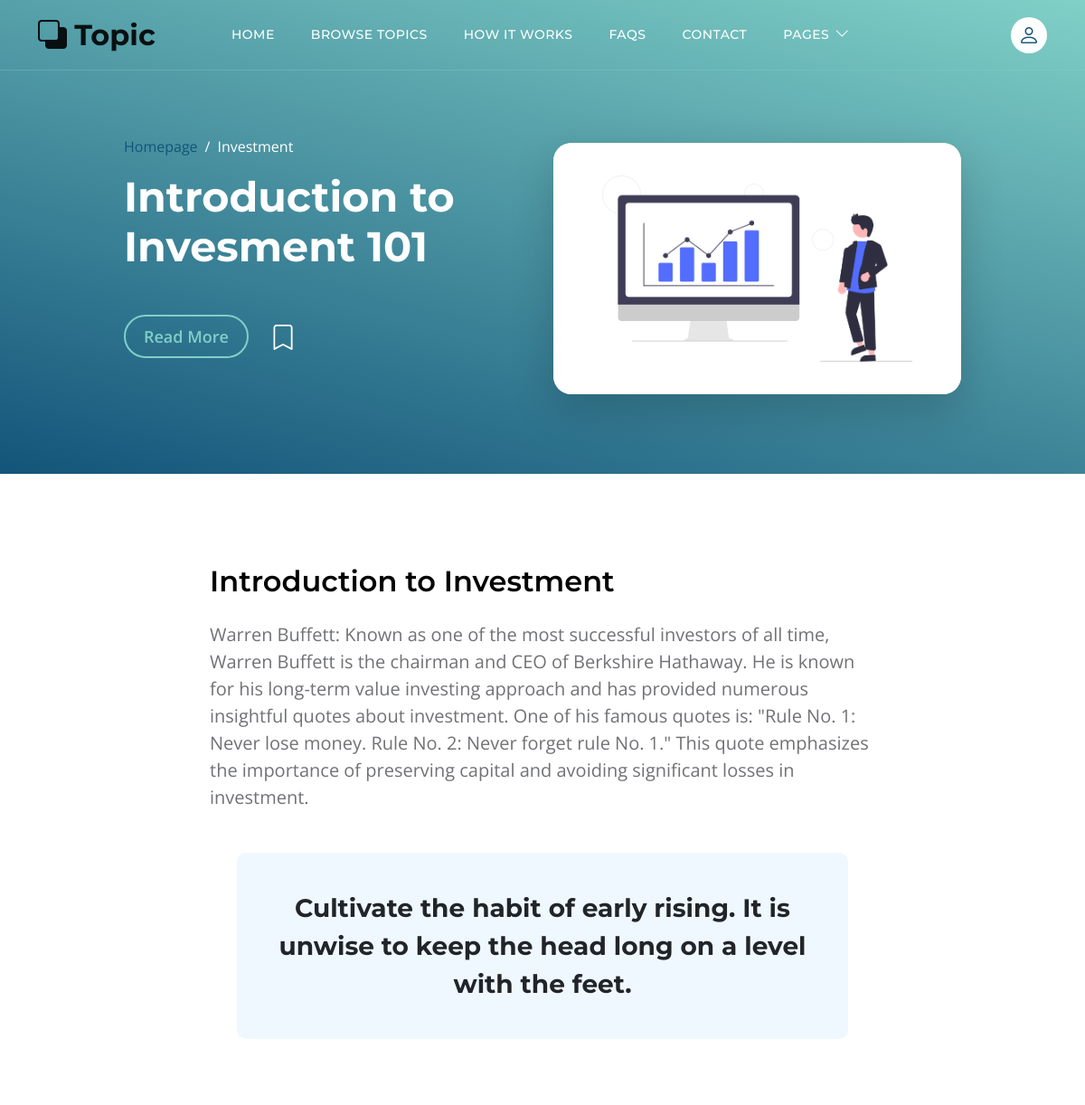
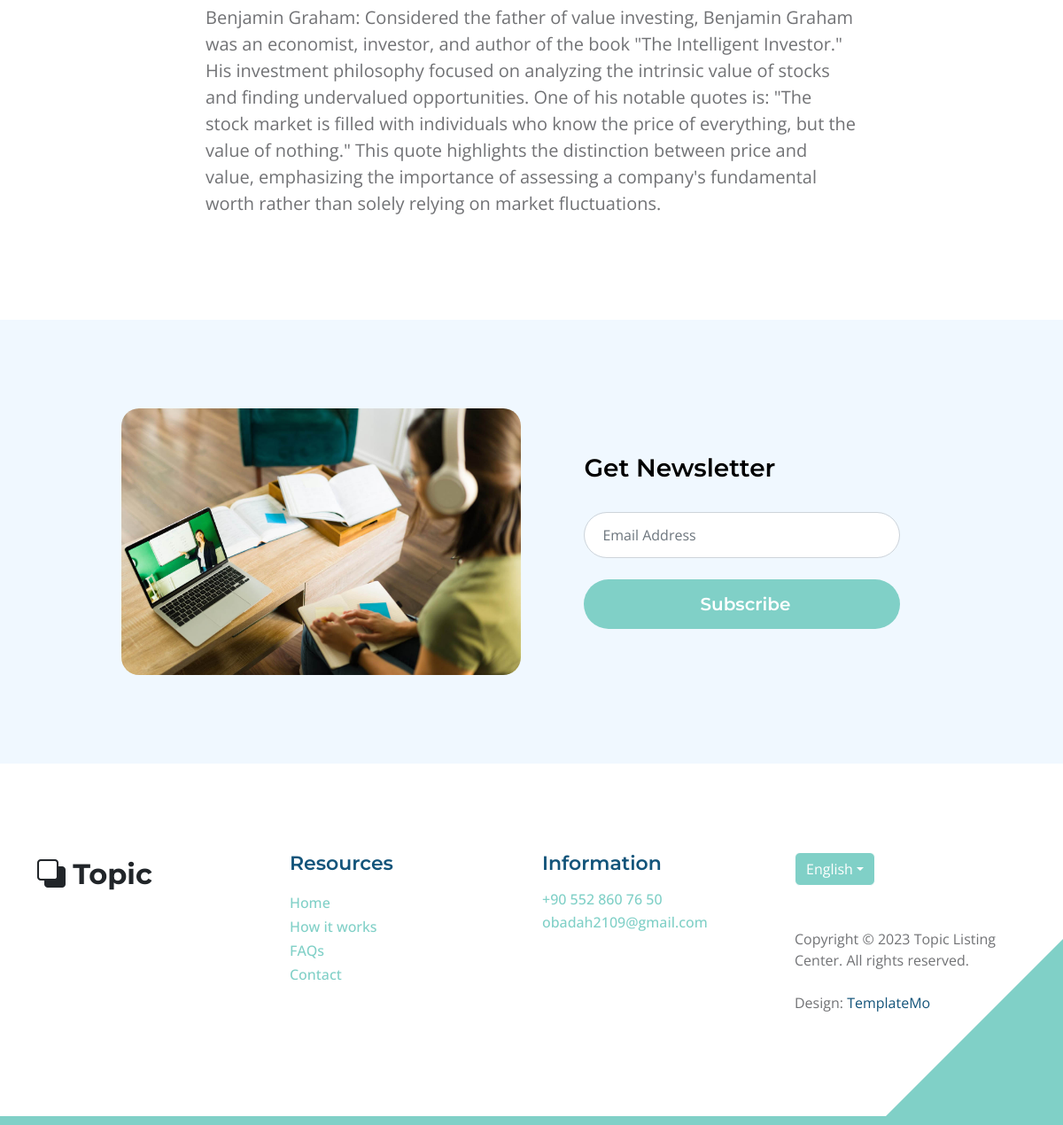
The page /topics-detail/3 on the database its author committed (2 pictures, top to bottom).
### topic/models.py (models this page shows, shortened)
class Card(models.Model):
    title = models.CharField(max_length = 250)
    subtitle = models.CharField(max_length = 250)
    number = models.PositiveSmallIntegerField()
    page = models.OneToOneField('Page', on_delete = models.CASCADE)

class Page(models.Model):
    intro = models.CharField(max_length = 250)
    title = models.CharField(max_length = 250)
    body1 = models.TextField()
    img = models.ImageField()
    img1 = models.ImageField(null = True, blank = True, )
    img2 = models.ImageField(null = True, blank = True, )
    quote = models.CharField(null = True, blank = True, max_length = 250)
    body2 = models.TextField(null = True, blank = True)
    tag = models.ForeignKey('Tag', on_delete=models.CASCADE)

### topic/views.py (the view)
# urls.py: path('topics-detail/<int:card_id>', views.detail, name = 'detail'),
def detail(request, card_id):
    form = NewsForm()
    if request.method == 'POST':
        form = NewsForm(request.POST)
        if form.is_valid():
            form.save()
            messages.success(request, 'Your email was saved successfully')
            form = NewsForm()
    return render(request, 'topics-detail.html', {'form': form, 'card': Card.objects.get(id = card_id)})

### topic/forms.py
class NewsForm(forms.ModelForm):
    class Meta:
        model = Email
        fields = '__all__'
        widgets = {
            'email': forms.EmailInput({'placeholder': 'Email Address', 'class': 'form-control', 'id': 'subscribe-email'}),
        }

### topic/templates/topics-detail.html (shortened to what this page needs)
<!doctype html>
{% load static %}
<html lang="en">
    {% include 'header.html' %}
    <body id="top">
        <main>
            {% include 'navbar.html' %}
            <header class="site-header d-flex flex-column justify-content-center align-items-center">
                <div class="container">
                    <div class="row justify-content-center align-items-center">
                        <div class="col-lg-5 col-12 mb-5">
                            <nav aria-label="breadcrumb">
                                <ol class="breadcrumb">
                                    <li class="breadcrumb-item"><a href="{% url 'home' %}">Homepage</a></li>
                                    <li class="breadcrumb-item active" aria-current="page">{{ card.title }}</li>
                                </ol>
                            </nav>
                            <h2 class="text-white">{{ card.page.intro }}</h2>
                            <div class="d-flex align-items-center mt-5">
                                <a href="#topics-detail" class="btn custom-btn custom-border-btn smoothscroll me-4">Read More</a>
                                <a href="#top" class="custom-icon bi-bookmark smoothscroll"></a>
                            </div>
                        </div>
                        <div class="col-lg-5 col-12">
                            <div class="topics-detail-block bg-white shadow-lg">
                                <img src="{% static 'images/' %}{{ card.page.img }}" class="topics-detail-block-image img-fluid">
                            </div>
                        </div>
                    </div>
                </div>
            </header>
            <section class="topics-detail-section section-padding" id="topics-detail">
                <div class="container">
                    <div class="row">
                        <div class="col-lg-8 col-12 m-auto">
                            <h3 class="mb-4">{{ card.page.title }}</h3>
                            <p>{{ card.page.body1 }}</p>
                            <blockquote>{{ card.page.quote }}</blockquote>
                            <p>{{ card.page.body2 }}</p>
                        </div>
                    </div>
                </div>
            </section>
            <section class="section-padding section-bg">
                <div class="container">
                    <div class="row justify-content-center">
                        <div class="col-lg-5 col-12">
                            <img src="{% static 'images/rear-view-young-college-student.jpg' %}" class="newsletter-image img-fluid" alt="">
                        </div>
                        <div class="col-lg-5 col-12 subscribe-form-wrap d-flex justify-content-center align-items-center">
                            <form class="custom-form subscribe-form" action="#" method="post" role="form">
                                <h4 class="mb-4 pb-2">Get Newsletter</h4>
                                {{ form.email }}
                                <div class="col-lg-12 col-12">
                                    <button type="submit" class="form-control">Subscribe</button>
                                </div>
                            </form>
                        </div>
                    </div>
                </div>
            </section>
        </main>
        {% include 'footer.html' %}
    </body>
</html>

### topic/static/css/templatemo-topic-listing.css (style rules this page uses)
:root { --white-color: #ffffff; --primary-color: #13547a; --secondary-color: #80d0c7; --section-bg-color: #f0f8ff; --custom-btn-bg-color: #80d0c7; --custom-btn-bg-hover-color: #13547a; --dark-color: #000000; --p-color: #717275; --border-color: #7fffd4; --link-hover-color: #13547a; --body-font-family: 'Open Sans', sans-serif; --title-font-family: 'Montserrat', sans-serif; --h1-font-size: 58px; --h2-font-size: 46px; --h3-font-size: 32px; --h4-font-size: 28px; --h5-font-size: 24px; --h6-font-size: 22px; --p-font-size: 20px; --menu-font-size: 14px; --btn-font-size: 18px; --copyright-font-size: 16px; --border-radius-large: 100px; --border-radius-medium: 20px; --border-radius-small: 10px; --font-weight-normal: 400; --font-weight-medium: 500; --font-weight-semibold: 600; --font-weight-bold: 700; }
body { background-color: var(--white-color); font-family: var(--body-font-family); }
h2, h3, h4, h5, h6 { color: var(--dark-color); }
h1, h2, h3, h4, h5, h6 { font-family: var(--title-font-family); font-weight: var(--font-weight-semibold); }
h2 { font-size: var(--h2-font-size); font-weight: var(--font-weight-bold); }
h3 { font-size: var(--h3-font-size); }
h4 { font-size: var(--h4-font-size); }
p { color: var(--p-color); font-size: var(--p-font-size); font-weight: var(--font-weight-normal); }
a, button { touch-action: manipulation; transition: all 0.3s; }
a { display: inline-block; color: var(--primary-color); text-decoration: none; }
.section-padding { padding-top: 100px; padding-bottom: 100px; }
.section-bg { background-color: var(--section-bg-color); }
.custom-icon { color: var(--secondary-color); }
.custom-btn { background: var(--custom-btn-bg-color); border: 2px solid transparent; border-radius: var(--border-radius-large); color: var(--white-color); font-size: var(--btn-font-size); font-weight: var(--font-weight-semibold); line-height: normal; transition: all 0.3s; padding: 10px 20px; }
.custom-border-btn { background: transparent; border: 2px solid var(--custom-btn-bg-color); color: var(--custom-btn-bg-color); }
.site-header { background-image: linear-gradient(15deg, #13547a 0%, #80d0c7 100%); padding-top: 150px; padding-bottom: 80px; }
.site-header .container { height: 100%; }
.breadcrumb-item+.breadcrumb-item::before, .breadcrumb-item a:hover, .breadcrumb-item.active { color: var(--white-color); }
.site-header .custom-icon { color: var(--white-color); font-size: var(--h4-font-size); }
.topics-detail-block { border-radius: var(--border-radius-medium); position: relative; overflow: hidden; }
.topics-detail-block-image { display: block; border-radius: var(--border-radius-medium); }
blockquote { background-color: var(--section-bg-color); border-radius: var(--border-radius-small); font-family: var(--title-font-family); font-size: var(--h4-font-size); font-weight: var(--font-weight-bold); display: inline-block; text-align: center; margin: 30px; padding: 40px; }
.newsletter-image { border-radius: var(--border-radius-medium); }
.subscribe-form-wrap { padding: 50px; }
.subscribe-form { width: 95%; }
.custom-form .form-control { border-radius: var(--border-radius-large); color: var(--p-color); margin-bottom: 24px; padding-top: 13px; padding-bottom: 13px; padding-left: 20px; outline: none; }
.custom-form button[type="submit"] { background: var(--custom-btn-bg-color); border: none; border-radius: var(--border-radius-large); color: var(--white-color); font-family: var(--title-font-family); font-size: var(--p-font-size); font-weight: var(--font-weight-semibold); transition: all 0.3s; margin-bottom: 0; }

### rows shown on the page
Card: title "Investment", page.intro "Introduction to Invesment 101", page.img (picture), page "Introduction to Investment", page.body1 "Warren Buffett: Known as one of the most successful investors of all time, Warren Buffett is the chairman and CEO of Berkshire Hathaway. He is known for his long-term value investing approach and has provided numerous insightful quotes about investment. One of his famous quotes is: \"Rule No. 1: Never lose money. Rule No. 2: Never forget rule No. 1.\" This quote emphasizes the importance of preserving capital and avoiding significant losses in investment.", page.quote "Cultivate the habit of early rising. It is unwise to keep the head long on a level with the feet.", page.body2 "Benjamin Graham: Considered the father of value investing, Benjamin Graham was an economist, investor, and author of the book \"The Intelligent Investor.\" His investment philosophy focused on analyzing the intrinsic value of stocks and finding undervalued opportunities. One of his notable quotes is: \"The stock market is filled with individuals who know the price of everything, but the value of nothing.\" This quote highlights the distinction between price and value, emphasizing the importance of assessing a company's fundamental worth rather than solely relying on market fluctuations."
